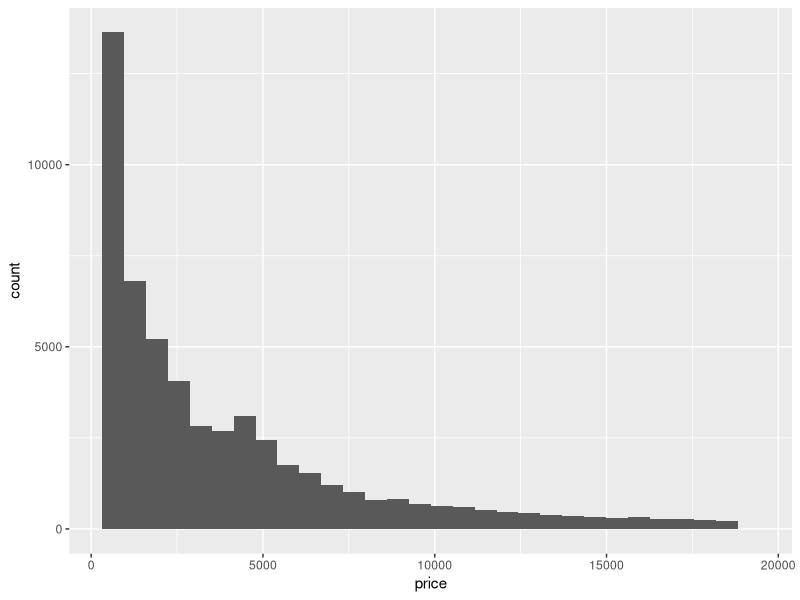
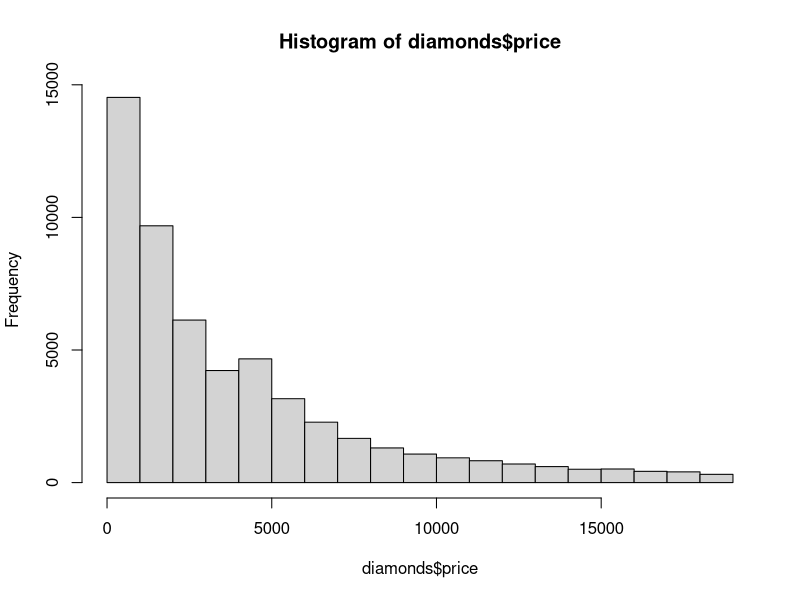
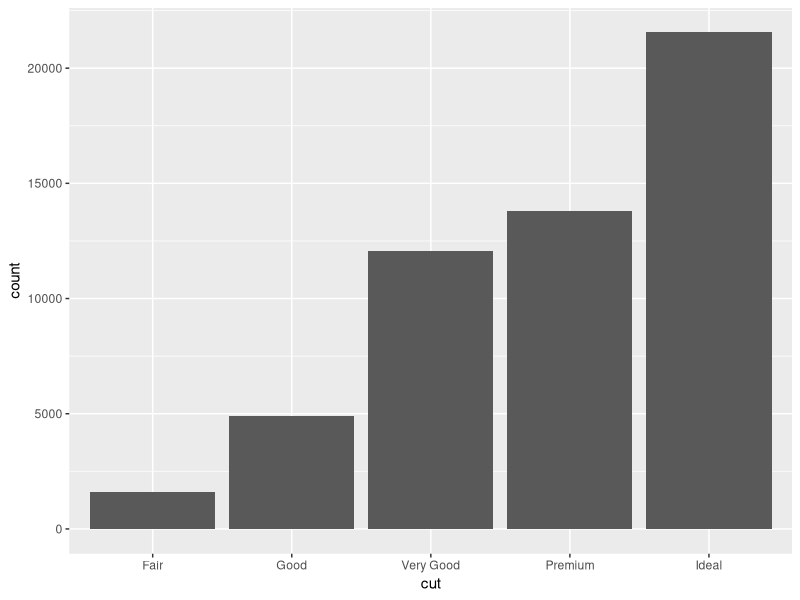
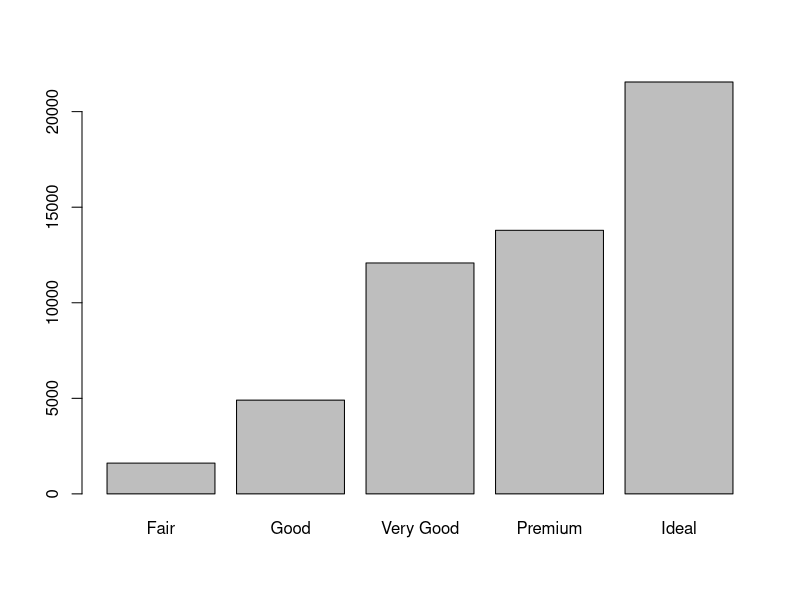
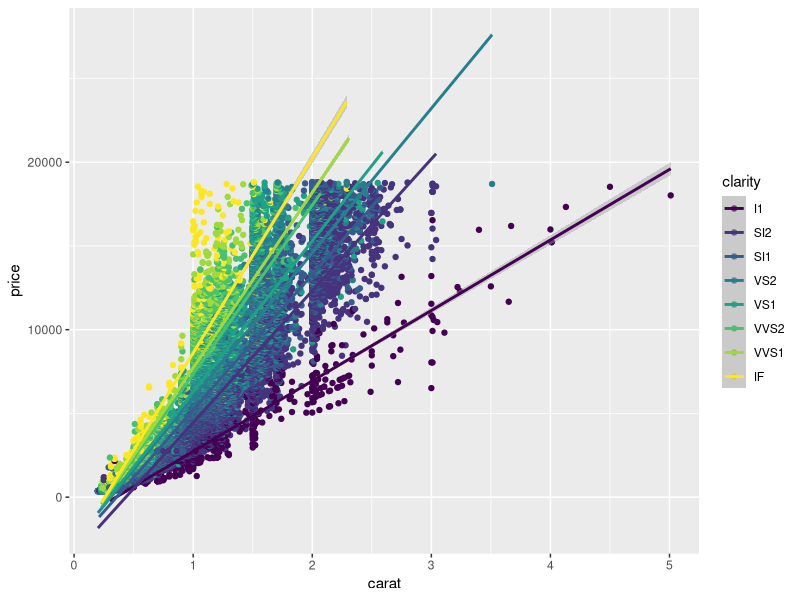
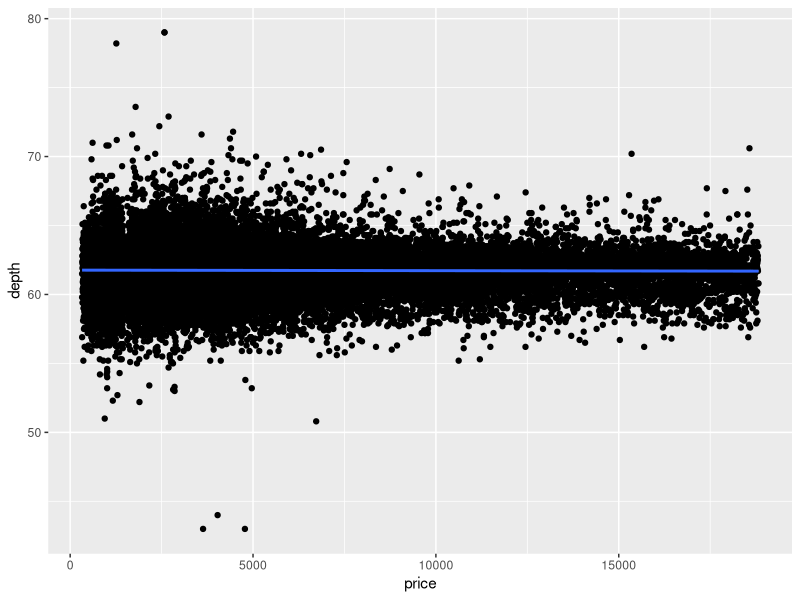
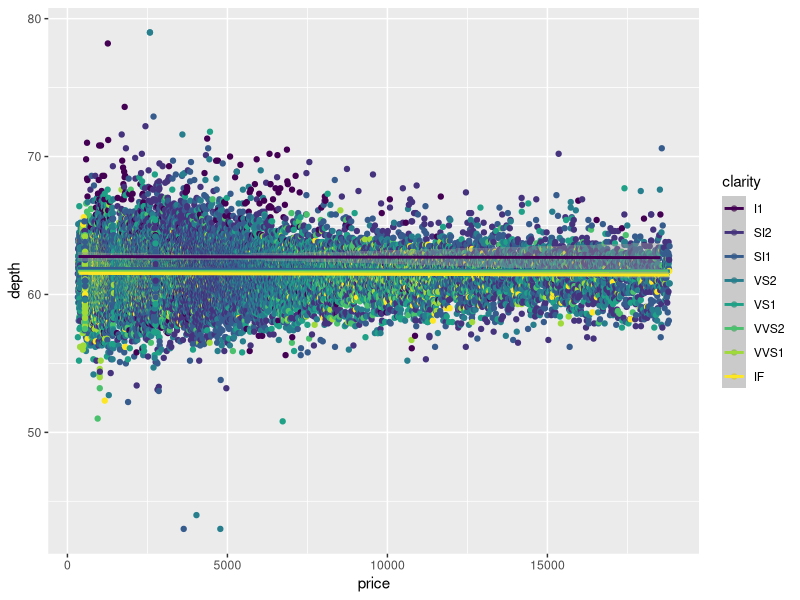
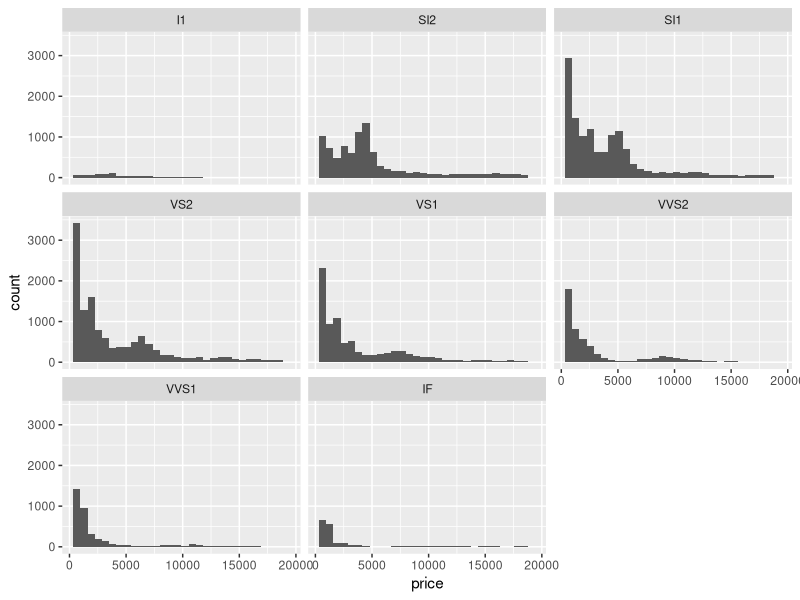

Write R code to recreate these figures, in order.
library(ggplot2)
data(diamonds)
diamonds<-as.data.frame(diamonds)
nrow(diamonds)
ncol(diamonds)
ggplot(data=diamonds, aes(x=price)) + geom_histogram() 
hist(diamonds$price)
ggplot(data=diamonds, aes(x=cut)) + geom_bar() 
barplot(table(diamonds$cut))
table(diamonds$cut)
ggplot(data=diamonds, aes(x=carat, y=price, color=clarity))+ 
  geom_point()+ geom_smooth(method="lm")
ggplot(data=diamonds, aes(x=price, y=depth,))+ 
  geom_point()+ geom_smooth(method="lm")
ggplot(data=diamonds, aes(x=price, y=depth, color = clarity))+ 
  geom_point()+ geom_smooth(method="lm")
ggplot(data=diamonds, aes(x=price)) + geom_histogram() + facet_wrap(~clarity)
ggplot(data=diamonds, aes(x=price)) + geom_histogram() + facet_wrap(~clarity, scales ="free_y")
diamonds$volume <- diamonds$x * diamonds$y * diamonds$z
ggplot(data=diamonds, aes(x=carat, y=volume)) + geom_point() + geom_smooth(method = "lm")
bases <- c("A", "T", "C", "A", "G", "A")
bases %in% c("A", "T") 
sum(c(TRUE, FALSE, TRUE))
mean(c(TRUE, FALSE, TRUE))

sum(bases == "A")
mean(bases=="A")

sum(bases %in% c("A", "T"))
mean(bases %in% c("A", "T"))
sum(diamonds$cut %in% c("Ideal","Premium") & diamonds$color %in% c("D", "E") & diamonds$clarity %in% c("IF", "VVS1"))

diamonds$fourC <- ifelse(diamonds$cut %in% c("Ideal","Premium") & diamonds$color %in% c("D", "E") & diamonds$clarity %in% c("IF", "VVS1") & diamonds$carat > quantile(diamonds$carat, .75), "yes", "no")
table(diamonds$fourC)
